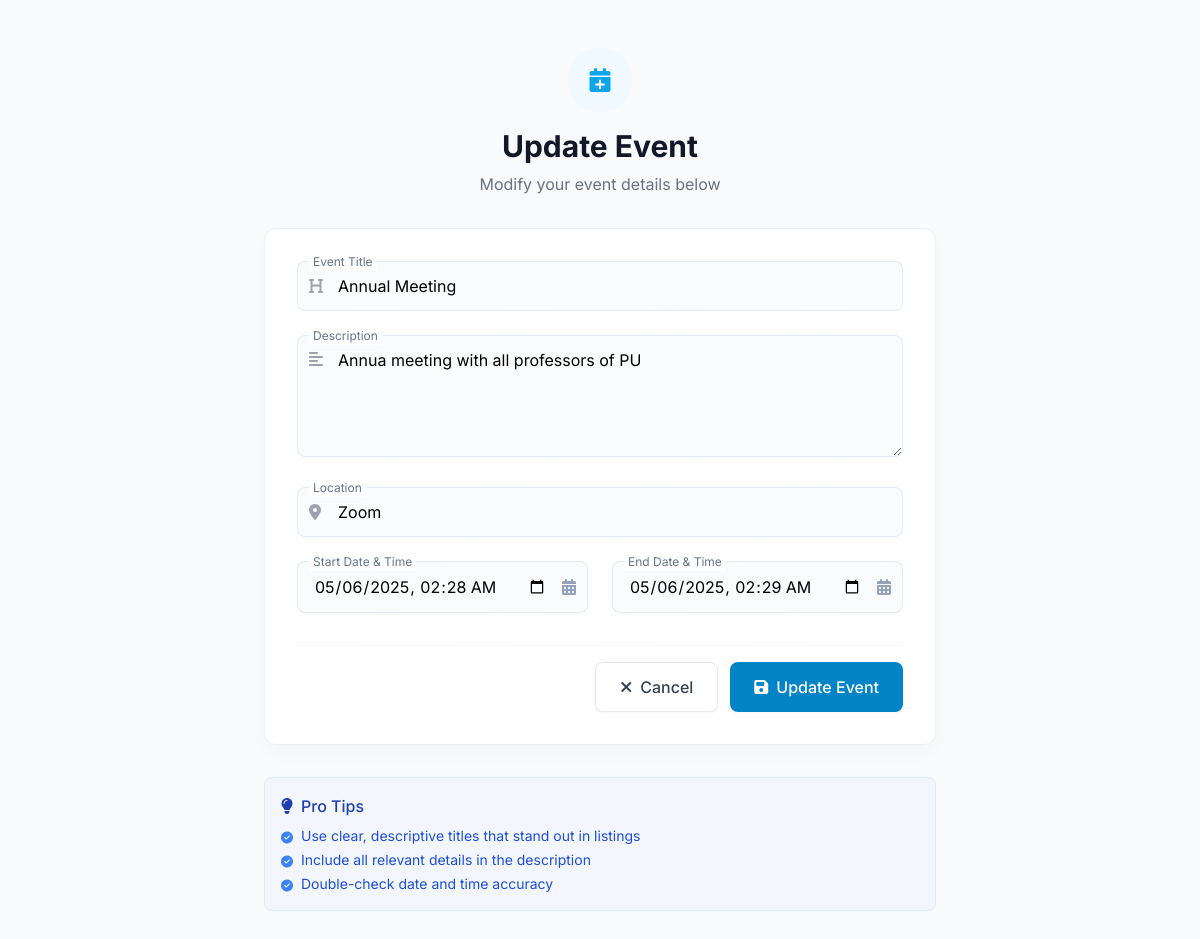
Screenshot of /event/update/1/ with the database file from the repository.
### school/models.py (models this page shows, shortened)
class Event(models.Model):
    title = models.CharField(max_length=100)
    description = models.TextField()
    location = models.CharField(max_length=100)
    start_date = models.DateTimeField()
    end_date = models.DateTimeField()

### school/views.py (the view, shortened to what this page needs)
# urls.py: path('event/update/<int:pk>/', views.event_update, name='event_update'),
def event_update(request, pk):
    event = get_object_or_404(Event, pk=pk)
    return render(request, 'dashboards/admin/events/event_form.html', {'event': event})

### school/templates/dashboards/admin/events/event_form.html (shortened to what this page needs)
<!DOCTYPE html>
<html lang="en">
<head>
    <script src="https://cdn.tailwindcss.com"></script>
    <link href="https://cdnjs.cloudflare.com/ajax/libs/font-awesome/6.4.0/css/all.min.css" rel="stylesheet">
</head>
<body class="py-12 px-4 sm:px-6 lg:px-8">
    <div class="max-w-2xl mx-auto animate-fade-in">
        <div class="text-center mb-8">
            <div class="w-16 h-16 mx-auto mb-4 rounded-full bg-tech-50 flex items-center justify-center text-tech-500 text-2xl">
                <i class="fas fa-calendar-plus"></i>
            </div>
            <h1 class="text-3xl font-bold text-gray-900 mb-2">
                {% if event %}Update Event{% else %}Create New Event{% endif %}
            </h1>
            <p class="text-gray-500">
                {% if event %}
                    Modify your event details below
                {% else %}
                    Fill in the form to create a new event
                {% endif %}
            </p>
        </div>
        <div class="form-container rounded-xl p-8">
            <form method="post">
                <div class="input-group mb-6">
                    <label class="form-label">Event Title</label>
                    <div class="relative">
                        <i class="fas fa-heading absolute left-3 top-1/2 transform -translate-y-1/2 text-gray-400"></i>
                        <input type="text" name="title" value="{{ event.title|default:'' }}" placeholder="Tech Conference 2023"
                               class="input-field w-full pl-10 pr-4 py-3 rounded-lg" required>
                    </div>
                </div>
                <div class="input-group mb-6">
                    <label class="form-label">Description</label>
                    <div class="relative">
                        <i class="fas fa-align-left absolute left-3 top-4 text-gray-400"></i>
                        <textarea name="description" rows="4" placeholder="Describe your event details..."
                                  class="input-field w-full pl-10 pr-4 py-3 rounded-lg" required>{{ event.description|default:'' }}</textarea>
                    </div>
                </div>
                <div class="input-group mb-6">
                    <label class="form-label">Location</label>
                    <div class="relative">
                        <i class="fas fa-map-marker-alt absolute left-3 top-1/2 transform -translate-y-1/2 text-gray-400"></i>
                        <input type="text" name="location" value="{{ event.location|default:'' }}" placeholder="Virtual or Physical Address"
                               class="input-field w-full pl-10 pr-4 py-3 rounded-lg" required>
                    </div>
                </div>
                <div class="grid grid-cols-1 md:grid-cols-2 gap-6 mb-8">
                    <div class="input-group">
                        <label class="form-label">Start Date & Time</label>
                        <div class="relative datetime-icon">
                            <input type="datetime-local" name="start_date" value="{{ event.start_date|date:'Y-m-d\\TH:i'|default:'' }}"
                                   class="input-field w-full pl-4 pr-10 py-3 rounded-lg cursor-pointer" required>
                        </div>
                    </div>
                    <div class="input-group">
                        <label class="form-label">End Date & Time</label>
                        <div class="relative datetime-icon">
                            <input type="datetime-local" name="end_date" value="{{ event.end_date|date:'Y-m-d\\TH:i'|default:'' }}"
                                   class="input-field w-full pl-4 pr-10 py-3 rounded-lg cursor-pointer" required>
                        </div>
                    </div>
                </div>
                <div class="flex flex-col sm:flex-row justify-end gap-3 pt-4 border-t border-gray-100">
                    <a href="{% url 'event_list' %}" class="px-6 py-3 bg-white text-gray-700 font-medium rounded-lg hover:bg-gray-50 transition-colors shadow-sm border border-gray-200 flex items-center justify-center">
                        <i class="fas fa-times mr-2"></i> Cancel
                    </a>
                    <button type="submit" class="px-6 py-3 bg-tech-600 text-white font-medium rounded-lg hover:bg-tech-700 transition-colors shadow-sm flex items-center justify-center">
                        {% if event %}
                            <i class="fas fa-save mr-2"></i> Update Event
                        {% else %}
                            <i class="fas fa-plus-circle mr-2"></i> Create Event
                        {% endif %}
                    </button>
                </div>
            </form>
        </div>
        <div class="mt-8 bg-blue-50/50 border border-blue-100 rounded-lg p-4">
            <h3 class="flex items-center text-blue-800 font-medium mb-2">
                <i class="fas fa-lightbulb mr-2"></i> Pro Tips
            </h3>
            <ul class="text-sm text-blue-700 space-y-1">
                <li class="flex items-start">
                    <i class="fas fa-check-circle mt-1 mr-2 text-blue-500 text-xs"></i>
                    Use clear, descriptive titles that stand out in listings
                </li>
                <li class="flex items-start">
                    <i class="fas fa-check-circle mt-1 mr-2 text-blue-500 text-xs"></i>
                    Include all relevant details in the description
                </li>
                <li class="flex items-start">
                    <i class="fas fa-check-circle mt-1 mr-2 text-blue-500 text-xs"></i>
                    Double-check date and time accuracy
                </li>
            </ul>
        </div>
    </div>
</body>
</html>

### school/templates/dashboards/admin/events/event_form.html (style rules this page uses)
body { font-family: 'Inter', sans-serif; background-color: #f8fafc; }
.form-container { background: linear-gradient(135deg, rgba(255,255,255,0.98) 0%, rgba(255,255,255,0.95) 100%); backdrop-filter: blur(10px); box-shadow: 0 10px 25px -5px rgba(0, 0, 0, 0.03), 0 10px 10px -5px rgba(0, 0, 0, 0.01); border: 1px solid rgba(226, 232, 240, 0.6); }
.input-field { transition: all 0.2s ease; background-color: rgba(248, 250, 252, 0.8); border: 1px solid rgba(226, 232, 240, 0.8); }
.form-label { position: absolute; left: 12px; top: -8px; background: white; padding: 0 4px; font-size: 0.75rem; color: #64748b; z-index: 10; }
.input-group { position: relative; }
.datetime-icon::before { content: '\f073'; font-family: 'Font Awesome 6 Free'; font-weight: 900; position: absolute; right: 12px; top: 50%; transform: translateY(-50%); color: #94a3b8; pointer-events: none; }

### rows the page displays
Event: title "Annual Meeting", description "Annua meeting with all professors of PU", location "Zoom", start_date "05/06/2025 02:28", end_date "05/06/2025 02:29"
